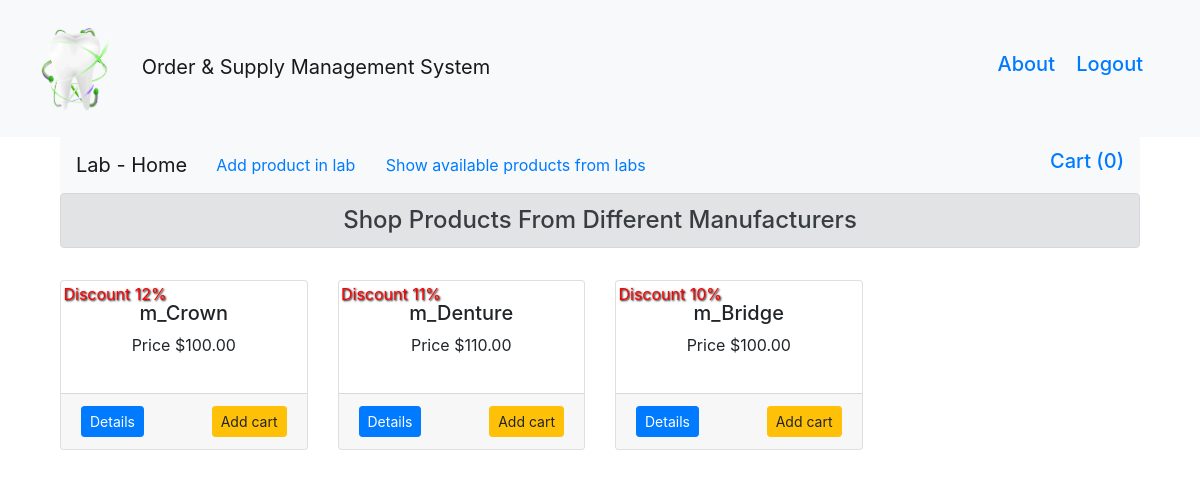
The app's page /lab (signed in), older data.
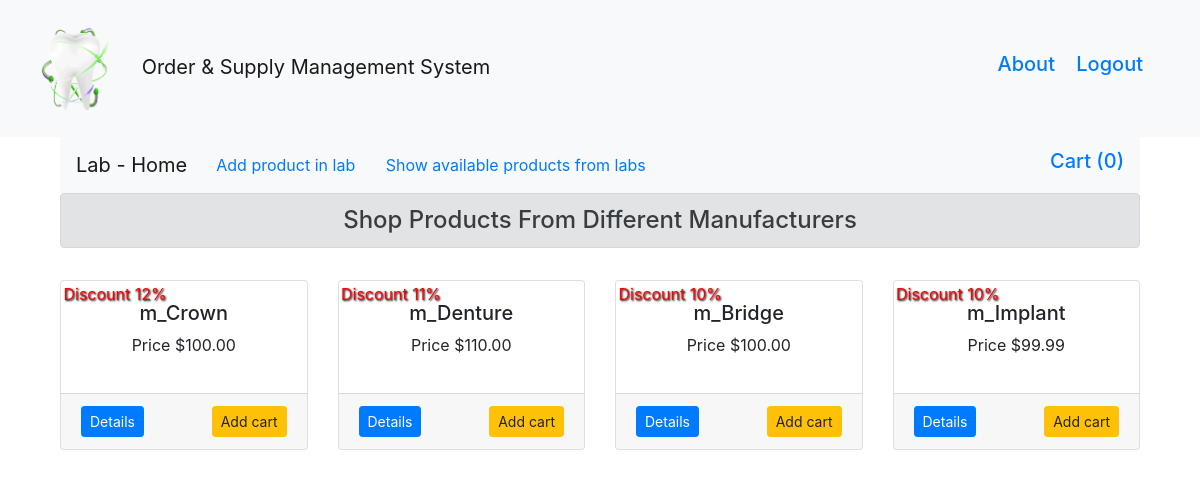
The same page, newer data.
### dental/products/models.py (models this page shows, shortened)
class manufacturer_product(db.Model):
    id = db.Column(db.Integer, primary_key=True)
    name = db.Column(db.String(80), nullable=False)
    seller = db.Column(db.String(80), nullable=False)
    price = db.Column(db.Numeric(10,2), nullable=False)
    discout = db.Column(db.Integer, default=0)
    stock = db.Column(db.Integer, nullable=False)
    description = db.Column(db.Text, nullable=False)

### dental/user/lab.py (the view)
@app.route('/lab')
def lab():
    if 'username' not in session:
        flash(f'Please login first','danger')
        return redirect(url_for('login', filename='routes.py'))
    products=manufacturer_product.query.filter(manufacturer_product.stock > 0)
    return render_template('lab.html', title= 'Lab User', products=products)

### dental/templates/lab.html (shortened to what this page needs)
{% extends "layout.html" %}
{% block content %}
<div class="container">
        <nav class="navbar navbar-expand-lg navbar-light bg-light">
            <a class="navbar-brand" href="/lab">Lab - Home</a>
            <div class="collapse navbar-collapse" id="navbarSupportedContent">
            <ul class="navbar-nav mr-auto">
                <li class="nav-item active">
                    <a class="btn btn-link" href="/addproduct_lab">Add product in lab </a>
                    <a class="btn btn-link" href="/labproduct">  Show available products from labs</a>
                </li>
            </ul>
            <form class="form-inline my-2 my-lg-0">
                <a class="float-right" href= "{{url_for('getCart_lab')}}" tabindex="-1">
                    <h5>Cart ({{session['Shoppingcart']|length}})</h5>
                </a>
            </form>
            </div>
        </nav>
</div>
<div class="container">
    <h4 class="alert alert-secondary" style="text-align: center; ">Shop Products From Different Manufacturers</h4>
    <div class="row">
        {% for product in products %}
        <div class="col-md-3 mt-3">
            <div class="card">
                <div class="card-body">
                    {% if product.discout>0 %}
                    <p style="text-shadow: 1px 1px 2px black; color:red; transform: rotate(0deg); position: absolute; top: 1%; left: 1%;">Discount {{product.discout}}%</p>
                    {% endif %}
                    <h5 class="text-center">{{product.name}}</h5>
                    <p class="text-center">Price ${{product.price}}</p>
                </div>
                <div class="card-footer">
                    <a href="{{url_for('labproduct_details', id=product.id)}}" class="float-left btn btn-sm btn-primary ">Details</a>
                    <form action="{{url_for('addcart_lab')}}" method="post">
                        <button type="submit" class="btn btn-sm btn-warning float-right">Add cart</button>
                    </form>
                </div>
            </div>
        </div>
        {% endfor %}
    </div>
</div>
{% endblock %}

Row changes from the older to the newer data that the page shows:
added manufacturer_product: discout "10", name "m_Implant", price "99.99"
